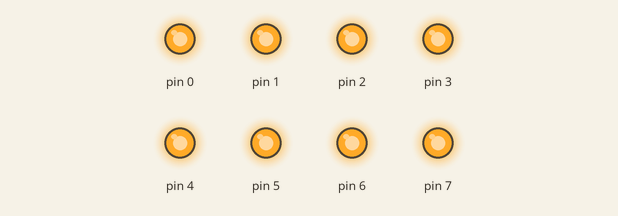
This sketch was run on a simulated Arduino Uno, built with avr-gcc and run on an emulated ATmega328P. Shown: output pins drawn as LEDs (lit = HIGH).

Above: at 0.2 s.
At 1.7 s:
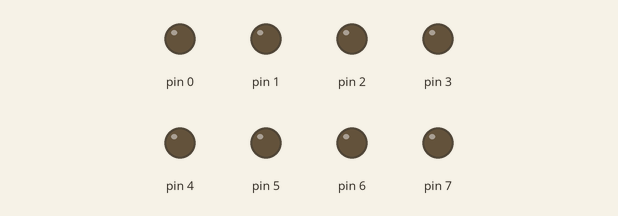
Timing chart, 0 to 3.0 s (numbered marks = the images above):
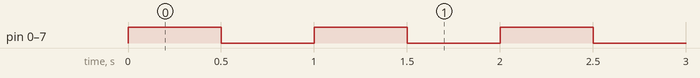

Measured:
- by itself, pin 0–7: alternates HIGH for 0.50 s and LOW for 0.50 s

The sketch:

A1_EX1__turn_on_all_7_segments_together.ino
```cpp
//Exercise 1:
//Create a new Arduino project and write an Arduino Wiring program that switches on and off all the segments together once every 500mS.

void setup() {
  // put your setup code here, to run once:

 DDRD = 0xFF; //data direction for port D register read/write
}

void loop() {
  // put your main code here, to run repeatedly:

   digitalWrite (PORTD=0xFF, HIGH);   //glow all segments of 7 segment display together
   delay(500);                        //delay for 500 ms
   digitalWrite (PORTD=0x00, LOW);    //turn off all segments
   delay(500);                        //delay for 500ms again and the loop repeats......
}
```
